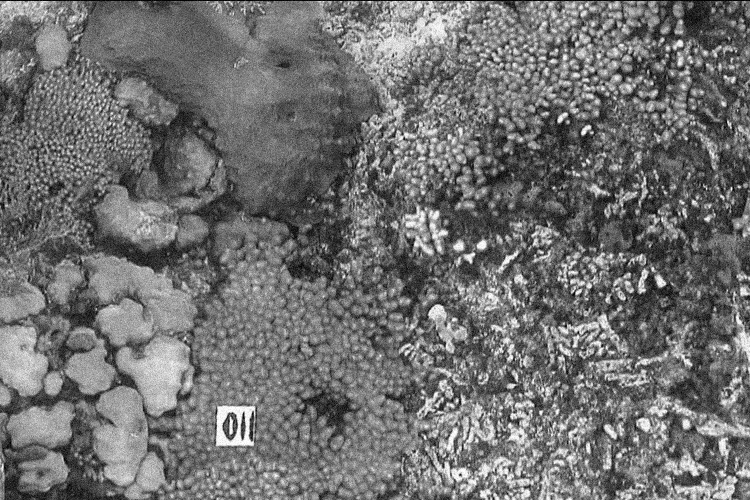
%> input picture Lab4_SIFTDescrptors/code/FinalCodeToSubmit/FinalCodeToSubmit/tmp.pgm, 750 x 500 px, given in place of Image_base_050.jpg, which was not available
$ octave Script.m   (GNU Octave 9; MATLAB toolbox functions it lacks are replaced by stand-ins)
%> lines starting %> are read from the running program, lines starting %| are printed output that depends on the picture; pictures that were not available may be replaced by others from this repository, and a replacement may not be noted
%> further down, orgim is the input picture: size 500x750 uint8; min 0, max 255, mean 112.4
### Lab4_SIFTDescrptors/code/FinalCodeToSubmit/FinalCodeToSubmit/cropimage.m
function [im1,im2,imx,imy]=cropimage(im)

% Creating a smaller image of size 2000 x 2000 in the center of the
% original image
[m,n,~] = size(im);
%> m = 500; n = 750
row_c = floor(m/2);
%> row_c = 250
col_c = floor(n/2);
%> col_c = 375
rect1 = [2000,2000];
a1 =  floor(col_c - rect1(2)/2)+1;
%> a1 = -624
a2 =  floor(row_c - rect1(1)/2)+1;
%> a2 = -749
a3 = 2000-1;
a4 = 2000-1;
im1 =  imcrop(im, [a1 a2 a3 a4]);

% Creating the reference image of size 750 x 500 in the center of the
% original image
[m,n,c] = size(im1);
%> c = 1
row_c = floor(m/2);
col_c = floor(n/2);
rect1 = [500,750];
a1 =  floor(col_c - rect1(2)/2)+1;
%> a1 = 1
a2 =  floor(row_c - rect1(1)/2)+1;
%> a2 = 1
a3 = 750-1;
a4 = 500-1;
im2 =  imcrop(im1, [a1 a2 a3 a4]);

% Creating the reference image of size 1000 x 500 in the center of the
% original image
[m,n,c] = size(im1);
row_c = floor(m/2);
col_c = floor(n/2);
rect1 = [500,950];
a1 =  floor(col_c - rect1(2)/2)+1;
%> a1 = -99
a2 =  floor(row_c - rect1(1)/2)+1;
a3 = 950-1;
a4 = 500-1;
imx =  imcrop(im1, [a1 a2 a3 a4]);

% Ref image of size 750 x 700 in the center
[m,n,c] = size(im1);
row_c = floor(m/2);
col_c = floor(n/2);
rect1 = [700,750];
a1 =  floor(col_c - rect1(2)/2)+1;
%> a1 = 1
a2 =  floor(row_c - rect1(1)/2)+1;
%> a2 = -99
a3 = 750-1;
a4 = 700-1;
imy =  imcrop(im1, [a1 a2 a3 a4]);

### Lab4_SIFTDescrptors/code/FinalCodeToSubmit/FinalCodeToSubmit/f_zoom.m
function [Sequence2Homographies,path] = f_zoom(im1,im2)
%Create folder
path = [pwd '\Sequence2'];
if exist(path) == 0
    mkdir(path);
end
Sequence2Homographies = struct();
save([path '\Sequence2Homographies.mat']);

% Save the reference image
imwrite(im2, [path '\Image_' num2str(00) 'a' '.png']);

%Zoom from 110% up to a 150% in increments of 5%.
zoom = 1.1;
for i = 1: 9
    % We zoom the image of size 2000 x 2000 and then crop it to size
    % 750 x 500 and save it
    B = imresize(im1,zoom);

    [m,n,~] = size(B);
    row_c = floor(m/2);
    col_c = floor(n/2);
    rect1 = [500,750];
    a1 =  floor(col_c - rect1(2)/2)+1;
    a2 =  floor(row_c - rect1(1)/2)+1;
    a3 = 750-1;
    a4 = 500-1;

    %images without noise
    img_a =  imcrop(B, [a1 a2 a3 a4]);
    imwrite(img_a, [path '\Image_' num2str(i) 'a' '.png']);

     img_b = imnoise(img_a,'gaussian',0,(3/255)^2);
    imwrite(img_b, [path '\Image_' num2str(i) 'b' '.png']);


    img_c = imnoise(img_a,'gaussian',0,(6/255)^2);
    imwrite(img_c, [path '\Image_' num2str(i) 'c' '.png']);

    img_d = imnoise(img_a,'gaussian',0,(18/255)^2);
    imwrite(img_d, [path '\Image_' num2str(i) 'd' '.png']);

    %Homography matrix
    Sequence2Homographies(i).H = inv([1 0 -750/2; 0 1 -500/2; 0 0 1]) * [zoom 0 0; 0 zoom 0; 0 0 1] * [1 0 -750/2; 0 1 -500/2; 0 0 1];
    zoom = zoom + 0.05;
end
%> this loop made 9 passes
%> pass 1, in f_zoom, `img_a =  imcrop(B, [a1 a2 a3 a4]);`:
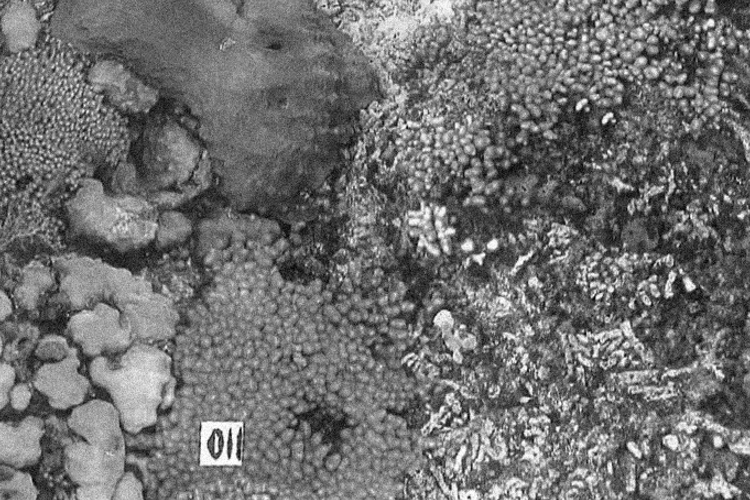
%> img_a: size 500x750 uint8; min 0, max 255, mean 112
%> after the loop, Sequence2Homographies = 9 items; zoom = 1.55
save([path '\Sequence2Homographies.mat']);
end

### Lab4_SIFTDescrptors/code/FinalCodeToSubmit/FinalCodeToSubmit/f_rotation.m
function [Sequence3Homographies] = f_rotation(im1,im2)

% Creating the folder that contains the images and the homography matrix
path = [pwd '\Sequence3'];
if exist(path) == 0
    mkdir(path);
end
Sequence3Homographies = struct();
save([path '\Sequence3Homographies.mat']);

% Save the reference image
imwrite(im2, [path '\Image_' num2str(00) 'a' '.png']);

%% -45 to 45 deg in step of 5
k = 1;
for i = -45 : 5 : 45
    if i ~= 0
        B = imrotate(im1,-i,'crop');

        [m,n,~] = size(B);
        row_c = floor(m/2);
        col_c = floor(n/2);
        rect1 = [500,750];
        a1 =  floor(col_c - rect1(2)/2)+1;
        a2 =  floor(row_c - rect1(1)/2)+1;
        a3 = 750-1;
        a4 = 500-1;

        % No noise
        im_a =  imcrop(B, [a1 a2 a3 a4]);
        imwrite(im_a, [path '\Image_' num2str(k) 'a' '.png']);
        %3 grayscale noise
        im_b = imnoise(im_a,'gaussian',0,(3/255)^2);
        imwrite(im_b, [path '\Image_' num2str(k) 'b' '.png']);
        %6 grayscale noise
        im_c = imnoise(im_a,'gaussian',0,(6/255)^2);
        imwrite(im_c, [path '\Image_' num2str(k) 'c' '.png']);
        %18 grayscale noise
        im_d = imnoise(im_a,'gaussian',0,(18/255)^2);
        imwrite(im_d, [path '\Image_' num2str(k) 'd' '.png']);

        % Creating the corresponding homography matrix
        theta = i * pi / 180;
        Sequence3Homographies(k).H = inv([1 0 -750/2; 0 1 -500/2; 0 0 1]) * [cos(theta) -sin(theta) 0;sin(theta) cos(theta) 0;0 0 1] * [1 0 -750/2; 0 1 -500/2; 0 0 1];

        k = k + 1;
    end
end
save([path '\Sequence3Homographies.mat']);
end

### Lab4_SIFTDescrptors/code/FinalCodeToSubmit/FinalCodeToSubmit/Script.m

clear all;
close all; clc;

orgim = imread('Image_base_050.jpg');
[img1,img2,ref_img1,ref_img2]=cropimage(orgim);


%% Step 1
%% Zoom :COmment or Uncomment for zoom
[Sequence2Homographies,path2] = f_zoom(img1,img2);
%> Sequence2Homographies = 9 items

% Checking the homography matrix of the rotation

Image_00a = imread(fullfile(path2,'Image_0a.png'));
Image_4a = imread(fullfile(path2,'Image_4a.png'));
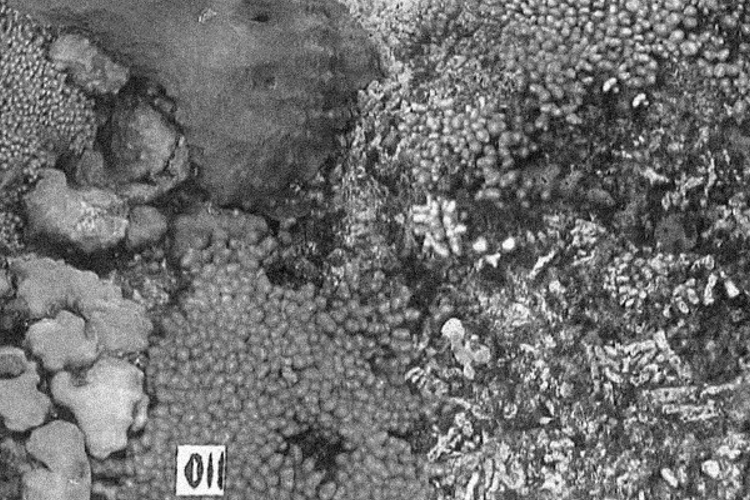
%> Image_4a: size 500x750 uint8; min 0, max 255, mean 110.7

p_00 = [316 290 1];
p_04 = Sequence2Homographies(4).H * p_00'
%> p_04 = [301.2; 300; 1]

figure(3); imshow(Image_00a); impixelinfo; hold on;
plot(p_00(1), p_00(2), 'gx');
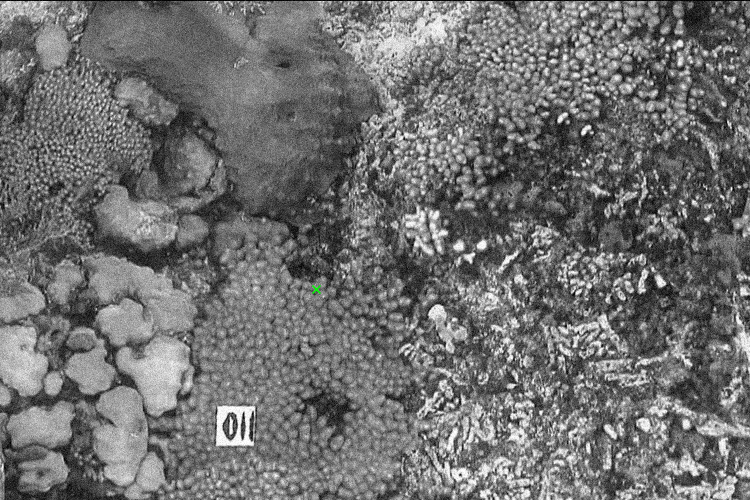
%> figure redrawn from the program's plot data

figure(4); imshow(Image_4a); impixelinfo; hold on;
plot(p_04(1), p_04(2), 'rx');
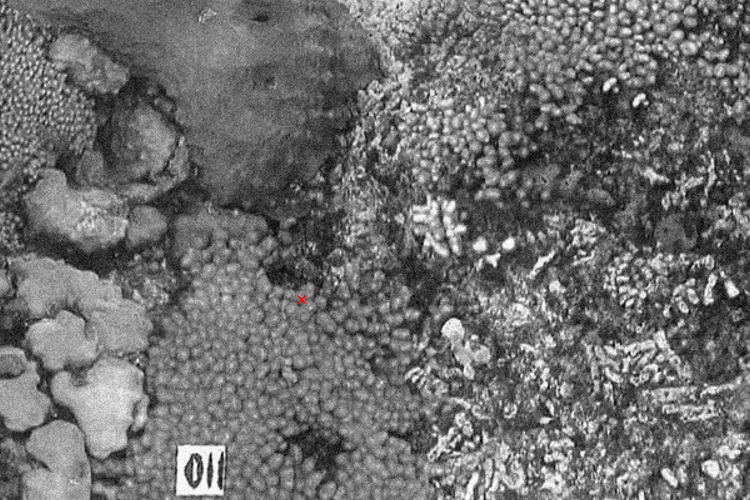
%> figure redrawn from the program's plot data


%% Rotation : Comment or Uncomment for rotation
[Sequence3Homographies] = f_rotation(img1,img2);
%> the loop in f_rotation, `for i = -45 : 5 : 45` made 19 passes
%> pass 1, in f_rotation, `B = imrotate(im1,-i,'crop');`:
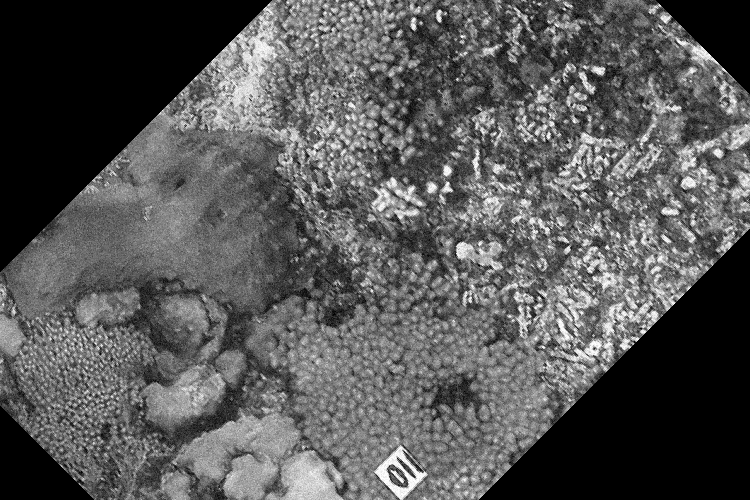
%> B: size 500x750 uint8; min 0, max 255, mean 87.3
%> after the loop in f_rotation, `for i = -45 : 5 : 45`:
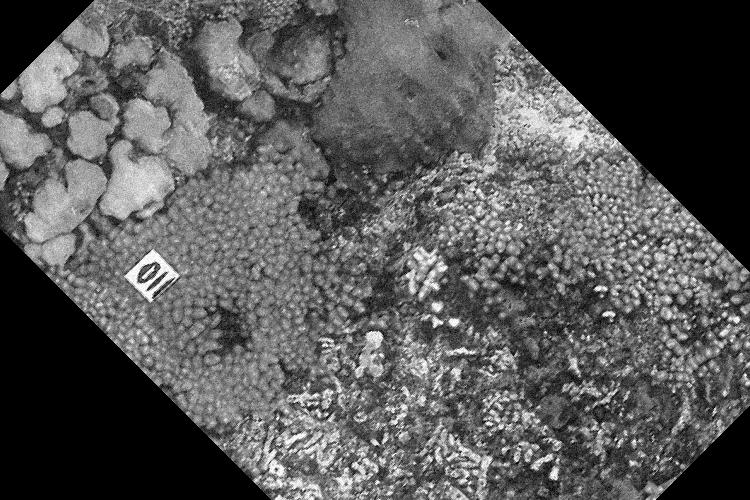
%> B: size 500x750 uint8; min 0, max 255, mean 88.2
%> after the loop in f_rotation, `for i = -45 : 5 : 45`: Sequence3Homographies = 18 items; a3 = 749; a4 = 499; k = 19; rect1 = [500 750]; theta = 0.785
%> Sequence3Homographies = 18 items
%
% Checking the homography matrix of the rotation
%> (the run ends here)
